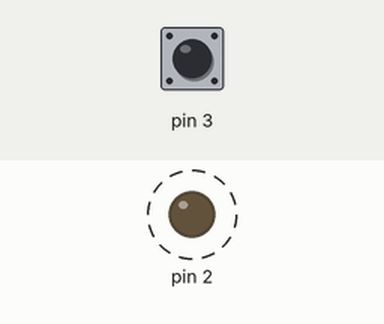
The sketch below on a simulated Arduino Uno, built with avr-gcc and run on an emulated ATmega328P. Parts: output pins drawn as LEDs (lit = HIGH). Dashed ring = blinking. Inputs (shaded band) come from the test bench; at power-on: pin 3 HIGH.

Above: at 1.8 s.
1.9 s: pin 3 pulled LOW for 3.2 s
At 5.5 s:
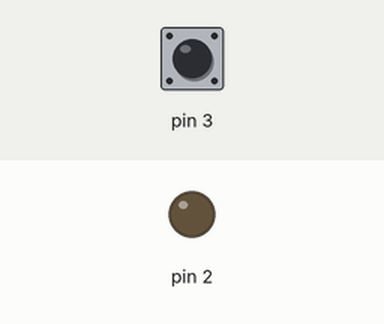
At 6.0 s:
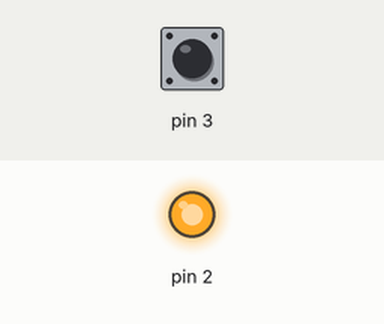
Timing chart, 0 to 12.6 s (numbered marks = the images above; inputs shaded):
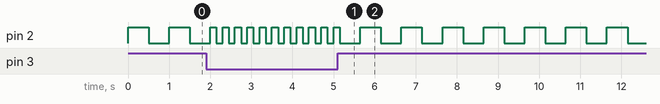

The sketch:

blinkrate1.ino
```cpp
void setup()
{
  pinMode(2, OUTPUT);
  pinMode(3, INPUT_PULLUP);
}

void loop()
{
  digitalWrite(2, HIGH);  // turn LED on
  if (digitalRead(3) == HIGH) // not pressed
  {
    delay(500); // 500 millisec = 1/2 sec
  } else {
    delay(150); // much shorter
  }

  digitalWrite(2, LOW);   // turn LED off
  if (digitalRead(3) == HIGH) // not pressed
  {
    delay(500); // 500 millisec = 1/2 sec
  } else {
    delay(150); // much shorter
  }
}
```
